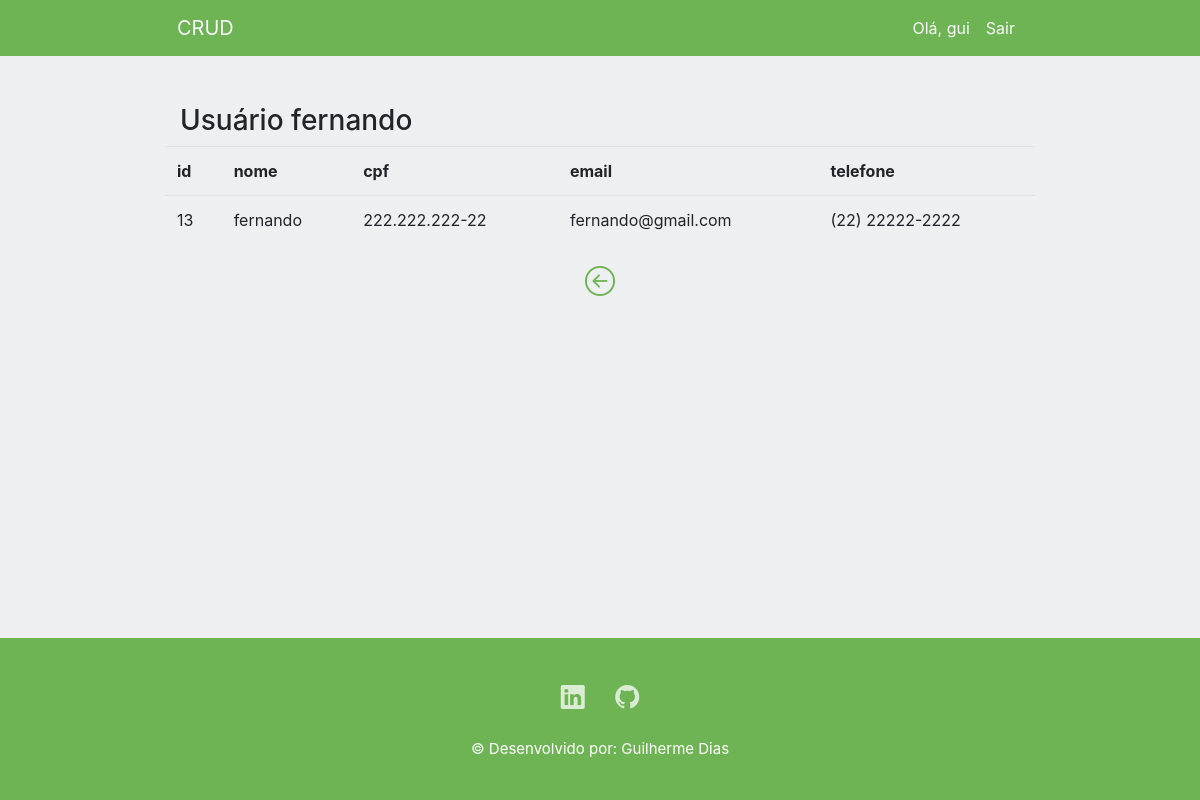
The page /detalhe/13 (signed in) on the database its author committed.
### cadastro/models.py (models this page shows, shortened)
class Pessoa(models.Model):
    nome = models.CharField(max_length=30)
    cpf = models.CharField(max_length=14)
    email = models.EmailField(max_length=30)
    telefone = models.CharField(max_length=15)

### cadastro/views.py (the view)
# urls.py: path('detalhe/<int:id_pessoa>', detalhe, name='detalhe_cadastro'),
@login_required(login_url='login')
def detalhe(request, id_pessoa):
    cadastro = Pessoa.objects.get(pk=id_pessoa)
    context = {'cadastro': cadastro}
    return render(request,'paginas/detalhe.html',context)

### templates/paginas/detalhe.html (shortened to what this page needs)
{% extends 'base.html' %}
{% load static %}
{% block content %}
<div class="container">
    <h3 class="float-left">
        Usuário {{ cadastro.nome }}
    </h3>
</div>
<div class="table-responsive">
    <table class="table">
        <tr>
            <th>id</th>
            <th>nome</th>
            <th>cpf</th>
            <th>email</th>
            <th>telefone</th>
        </tr>
        <tr>
            <td>{{cadastro.id}}</td>
            <td>{{cadastro.nome}}</td>
            <td>{{cadastro.cpf}}</td>
            <td>{{cadastro.email}}</td>
            <td>{{cadastro.telefone}}</td>
        </tr>
    </table>
</div>
<div class='text-center'>
    <a href="{% url 'cadastros' %}"><i id="voltar" class="bi bi-arrow-left-circle"></i></a>
</div>
{% endblock %}

### templates/base.html (shortened to what this page needs)
{% load static %}
<!doctype html>
<html lang="pt-br">
<head>
  <link rel="stylesheet" href="https://cdn.jsdelivr.net/npm/bootstrap@4.6.2/dist/css/bootstrap.min.css"
>
  <link rel="stylesheet" href="https://cdn.jsdelivr.net/npm/bootstrap-icons@1.10.2/font/bootstrap-icons.css">
  <link rel="stylesheet" type="text/css" href="https://cdn.datatables.net/v/bs4/dt-1.13.1/datatables.min.css" />
  <link rel="stylesheet" href="{% static 'css/base.css' %}">
</head>
<body>
  <nav class="navbar navbar-expand-lg navbar-light">
    <div class="container w-75">
      <a class="navbar-brand text-light" href="{% url 'cadastros' %}">CRUD</a>
      <div class="collapse navbar-collapse" id="navbarNav">
        <ul class="navbar-nav ml-auto">
          <li class="nav-item">
            <span class="nav-link text-light">Olá, {{request.user}}</span>
          </li>
          <li class="nav-item">
            <a class="nav-link link-sair text-light" href="{% url 'logout' %}">Sair</a>
          </li>
        </ul>
      </div>
    </div>
  </nav>
  <div class="container w-75 mt-5 mb-5">
    {% block content %}
    {% endblock %}
  </div>
  <div class="footer-basic">
    <footer>
      <div class="social">
        <a href="https://www.linkedin.com/in/guilherme-dias-53289a23b/" target="_blank"><i
            class="bi bi-linkedin"></i></a>
        <a href="https://github.com/guidias2002" target="_blank"><i class="bi bi-github"></i></a>
      </div>
      <p class="copyright">© Desenvolvido por: Guilherme Dias</p>
    </footer>
  </div>
</body>
</html>

### static/css/base.css (style rules this page uses)
html { height: 100%; }
body { background-color: rgb(237,239,240); display: flex; flex-direction: column; min-height: 100%; }
nav { background-color: rgb(110,180,84); }
.footer-basic { margin-top: auto; padding:40px 0; background-color:rgb(110,180,84); color:white; }
.footer-basic .social { text-align:center; padding-bottom:20px; margin-top: auto; }
.footer-basic .social > a { font-size:24px; width:40px; height:40px; line-height:40px; display:inline-block; text-align:center; border-radius:50%; margin:0 5px; color:inherit; opacity:0.75; }
.footer-basic .copyright { text-align:center; font-size:15px; color:white; margin-bottom:0; }

### templates/paginas/detalhe.html (style rules this page uses)
#voltar { font-size: 30px; color: rgb(110,180,84); }

### rows shown on the page
Pessoa: nome "fernando", id "13", cpf "222.222.222-22", email "fernando@gmail.com", telefone "(22) 22222-2222"

### other values the page prints
{{ request.user }} "gui"
